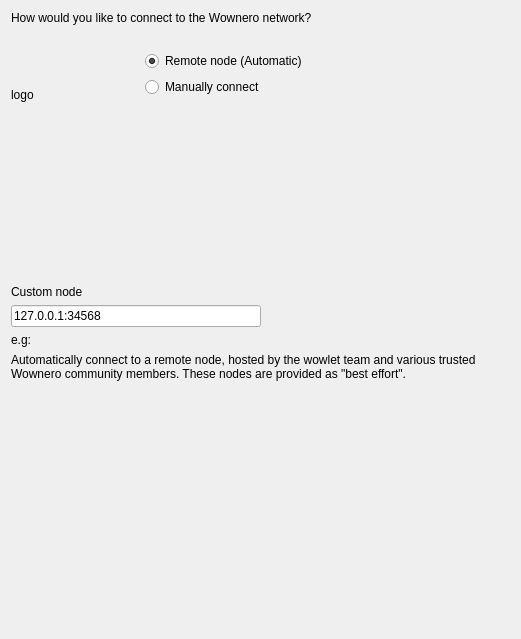
<?xml version="1.0" encoding="UTF-8"?>
<ui version="4.0">
 <class>NetworkPage</class>
 <widget class="QWizardPage" name="NetworkPage">
  <property name="geometry">
   <rect>
    <x>0</x>
    <y>0</y>
    <width>521</width>
    <height>639</height>
   </rect>
  </property>
  <property name="windowTitle">
   <string>WizardPage</string>
  </property>
  <layout class="QVBoxLayout" name="verticalLayout_4">
   <item>
    <widget class="QLabel" name="label">
     <property name="text">
      <string>How would you like to connect to the Wownero network?</string>
     </property>
     <property name="wordWrap">
      <bool>true</bool>
     </property>
    </widget>
   </item>
   <item>
    <layout class="QHBoxLayout" name="horizontalLayout_2">
     <item>
      <layout class="QVBoxLayout" name="verticalLayout">
       <item>
        <widget class="QLabel" name="wowletImage">
         <property name="minimumSize">
          <size>
           <width>128</width>
           <height>128</height>
          </size>
         </property>
         <property name="maximumSize">
          <size>
           <width>128</width>
           <height>128</height>
          </size>
         </property>
         <property name="text">
          <string>logo</string>
         </property>
        </widget>
       </item>
       <item>
        <spacer name="verticalSpacer_3">
         <property name="orientation">
          <enum>Qt::Vertical</enum>
         </property>
         <property name="sizeHint" stdset="0">
          <size>
           <width>0</width>
           <height>0</height>
          </size>
         </property>
        </spacer>
       </item>
      </layout>
     </item>
     <item>
      <layout class="QVBoxLayout" name="verticalLayout_2">
       <item>
        <widget class="QLabel" name="label_2">
         <property name="text">
          <string/>
         </property>
        </widget>
       </item>
       <item>
        <widget class="QRadioButton" name="radioRemote">
         <property name="text">
          <string>Remote node (Automatic)</string>
         </property>
         <property name="checked">
          <bool>true</bool>
         </property>
         <attribute name="buttonGroup">
          <string notr="true">networkBtnGroup</string>
         </attribute>
        </widget>
       </item>
       <item>
        <widget class="QRadioButton" name="radioCustom">
         <property name="text">
          <string>Manually connect</string>
         </property>
         <attribute name="buttonGroup">
          <string notr="true">networkBtnGroup</string>
         </attribute>
        </widget>
       </item>
       <item>
        <spacer name="verticalSpacer_2">
         <property name="orientation">
          <enum>Qt::Vertical</enum>
         </property>
         <property name="sizeHint" stdset="0">
          <size>
           <width>0</width>
           <height>0</height>
          </size>
         </property>
        </spacer>
       </item>
      </layout>
     </item>
    </layout>
   </item>
   <item>
    <widget class="QFrame" name="customFrame">
     <property name="frameShape">
      <enum>QFrame::NoFrame</enum>
     </property>
     <property name="frameShadow">
      <enum>QFrame::Plain</enum>
     </property>
     <layout class="QVBoxLayout" name="verticalLayout_3">
      <property name="leftMargin">
       <number>0</number>
      </property>
      <property name="topMargin">
       <number>0</number>
      </property>
      <property name="rightMargin">
       <number>0</number>
      </property>
      <property name="bottomMargin">
       <number>0</number>
      </property>
      <item>
       <layout class="QHBoxLayout" name="horizontalLayout">
        <item>
         <layout class="QGridLayout" name="gridLayout">
          <item row="2" column="0">
           <widget class="QLineEdit" name="lineEdit_customNode">
            <property name="text">
             <string>127.0.0.1:34568</string>
            </property>
           </widget>
          </item>
          <item row="0" column="0">
           <widget class="QLabel" name="label_3">
            <property name="text">
             <string>Custom node</string>
            </property>
           </widget>
          </item>
         </layout>
        </item>
        <item>
         <spacer name="horizontalSpacer">
          <property name="orientation">
           <enum>Qt::Horizontal</enum>
          </property>
          <property name="sizeHint" stdset="0">
           <size>
            <width>40</width>
            <height>20</height>
           </size>
          </property>
         </spacer>
        </item>
       </layout>
      </item>
      <item>
       <widget class="QLabel" name="label_eg">
        <property name="text">
         <string>e.g: </string>
        </property>
        <property name="wordWrap">
         <bool>true</bool>
        </property>
       </widget>
      </item>
     </layout>
    </widget>
   </item>
   <item>
    <widget class="QFrame" name="remoteFrame">
     <property name="frameShape">
      <enum>QFrame::NoFrame</enum>
     </property>
     <property name="frameShadow">
      <enum>QFrame::Plain</enum>
     </property>
     <layout class="QGridLayout" name="gridLayout_3">
      <property name="leftMargin">
       <number>0</number>
      </property>
      <property name="topMargin">
       <number>0</number>
      </property>
      <property name="rightMargin">
       <number>0</number>
      </property>
      <property name="bottomMargin">
       <number>0</number>
      </property>
      <item row="0" column="0">
       <widget class="QLabel" name="label_5">
        <property name="text">
         <string>Automatically connect to a remote node, hosted by the wowlet team and various trusted Wownero community members. These nodes are provided as &quot;best effort&quot;.</string>
        </property>
        <property name="wordWrap">
         <bool>true</bool>
        </property>
       </widget>
      </item>
     </layout>
    </widget>
   </item>
   <item>
    <spacer name="verticalSpacer">
     <property name="orientation">
      <enum>Qt::Vertical</enum>
     </property>
     <property name="sizeHint" stdset="0">
      <size>
       <width>20</width>
       <height>40</height>
      </size>
     </property>
    </spacer>
   </item>
  </layout>
 </widget>
 <resources/>
 <connections/>
 <buttongroups>
  <buttongroup name="networkBtnGroup"/>
 </buttongroups>
</ui>
